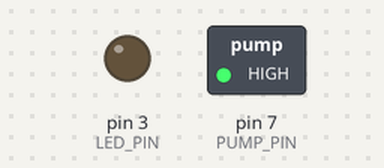
Bench run of a sketch on a simulated Arduino Uno, built with avr-gcc and run on an emulated ATmega328P. Parts: switched loads named in the sketch (green lamp = pin HIGH), output pins drawn as LEDs (lit = HIGH).

Above: at 0.1 s.
At 36.1 s:
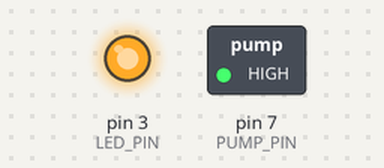
Timing chart, 0 to 37.7 s (numbered marks = the images above):
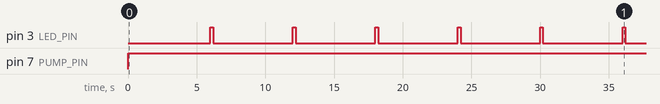

Measured:
- by itself, pin 3 (LED_PIN): alternates HIGH for 0.20 s and LOW for 5.8 s
- by itself, pin 7 (PUMP_PIN): LOW → HIGH at 0.00 s

The sketch:

sistema-riego.ino
```cpp
/*

  Septiembre 2019


  Consumos medidos:
  - Sistema en reposo o dormido: 3 mA
  - Sistema encendido sin carga: 12 mA
  - Sistema activando el MOSFET de la bomba: 18 mA

*/

#include "LowPower.h"

const int WORKING_TIME = 60;   //secs
const long WORKING_PERIOD = 86400; //secs    86400 -> 1 día       172800 -> 2 dias
const int LED_PERIOD = 5;      //secs

const int LED_PIN = 3;
const int PUMP_PIN = 7;

double ultimoLed = 0, ultimoEncendido = 0, tiempoBombaOn=0, ahora = 0;
bool bombaOn = false;
bool bombaTested = false;

void setup()
{
  pinMode(LED_PIN, OUTPUT);
  pinMode(PUMP_PIN, OUTPUT);

  //Serial.begin(9600);
}

void loop()
{
  ahora = millis() / 1000;

  // Enciendo el led de control cada LED_PERIOD segundos

  if ((ahora - ultimoLed) > LED_PERIOD)
  {
    digitalWrite(LED_PIN, HIGH);
    delay(200);
    digitalWrite(LED_PIN, LOW);
    ultimoLed = millis() / 1000;
  }

  // Compruebo si enciendo bomba. Cuando se cumpla el periodo o
  // la primera vez recien arrancada para testearla

  if ((!bombaTested) || ((ahora - ultimoEncendido) > WORKING_PERIOD)){
    digitalWrite(PUMP_PIN, HIGH);
    bombaOn = true;
    bombaTested = true;
    ultimoEncendido = millis() / 1000;
  }

  // Compruebo si apago la bomba
  if ((ahora - ultimoEncendido) > WORKING_TIME){
    if (bombaOn){
      digitalWrite(PUMP_PIN, LOW);
      bombaOn = false;
    }
  }
}
```
